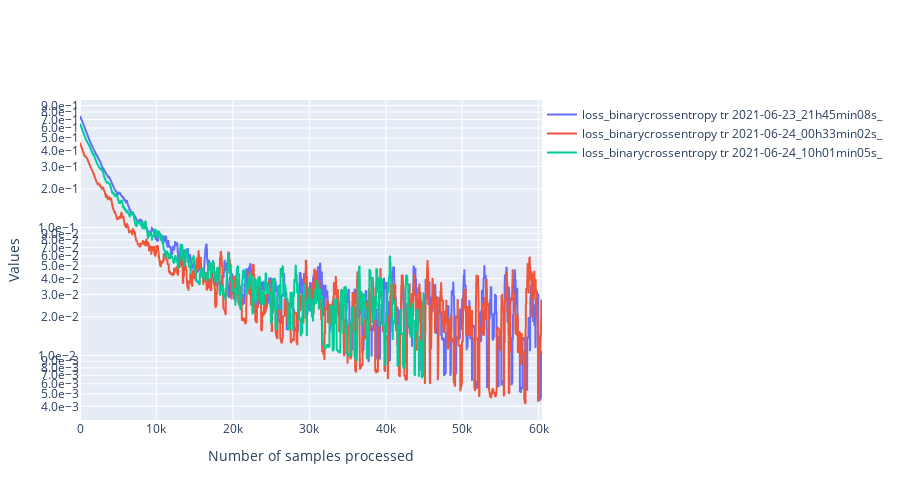

The notebook cell this image was saved under:
### Code cell
filtered_dataframe = data.df
import ipywidgets as widgets
class PersoToggleButton(widgets.ToggleButton):
    def __init__(self,name=None,*args,**kargs):
        super(PersoToggleButton, self).__init__(*args,**kargs)
        self.name = name

compute_width = lambda value:f"{max(len(str(value)) * 12, 60) + 20}px"
list_vertical_widgets = []
dico_changing_widgets_metadata = {}
list_changing_widgets_metrics = []
list_changing_widgets_tr_valid = []
# Widgets for the metadata ------------------------------------------------------------------
label_metadata_filter = "Metadata"
llocalvertwidgets = []
dico_changing_widgets_reorganized = {"metadata":{},"metrics":{},"mode":{}}
for metadata_name in df.columns:

    if metadata_name == "folder_id":
        continue
    possible_values = df[metadata_name].unique()
    label = widgets.Label(metadata_name)
    dico_changing_widgets_reorganized["metadata"][metadata_name] = {str(value):PersoToggleButton(
        value=True,
        description=str(value),
        disabled=False,
        button_style='', # 'success', 'info', 'warning', 'danger' or ''
        tooltip='',
        icon='check',
        layout = widgets.Layout(width = compute_width(value), margin='0px 0px 0px 0px'),
        name="metadata|"+metadata_name
    ) for value in possible_values}

    possibilities = list(dico_changing_widgets_reorganized["metadata"][metadata_name].values())
    dico_changing_widgets_metadata[metadata_name] = possibilities
    box = widgets.HBox(layout=widgets.Layout(width='100%',display='inline-flex',flex_flow='row wrap'),width='100%')
    box.overflow_x = 'auto'
    box.children = [label]+possibilities
    llocalvertwidgets.append(box)

box = widgets.VBox(width='100%')
box.children = llocalvertwidgets
list_vertical_widgets.append(box)
# Widgets to select metrics ---------------------------------------------------------------
label_metrics_filter = "Metrics"
dico_changing_widgets_reorganized["metrics"] = {str(metric_name):PersoToggleButton(
        value=True,
        description=metric_name,
        disabled=False,
        button_style='', # 'success', 'info', 'warning', 'danger' or ''
        tooltip='',
        icon='check',
        layout = widgets.Layout(width = compute_width(metric_name), margin='0px 0px 0px 0px'),
        name="metrics"
    )
    for metric_name in available_metrics}
possibilities = list(dico_changing_widgets_reorganized["metrics"].values())
list_changing_widgets_metrics = possibilities
box = widgets.HBox(layout=widgets.Layout(width='100%',display='inline-flex',flex_flow='row wrap'),width='100%')
box.overflow_x = 'auto'
box.children = possibilities
list_vertical_widgets.append(box)

# widgets to select tr or valid ----------------------------------------------------------
label_tr_valid_filter = "Mode_of_training"
possibilities = [PersoToggleButton(
        value=True,
        description=mode,
        disabled=False,
        button_style='', # 'success', 'info', 'warning', 'danger' or ''
        tooltip='',
        icon='check',
        layout = widgets.Layout(width = compute_width(mode), margin='0px 0px 0px 0px'),
        name="mode"
    )
    for mode in ["tr","valid"]]
list_changing_widgets_tr_valid = possibilities
box = widgets.HBox(layout=widgets.Layout(width='100%',display='inline-flex',flex_flow='row wrap'),width='100%')
box.overflow_x = 'auto'
box.children = possibilities
list_vertical_widgets.append(box)

titles = ["Metadata", "Metrics","Mode_of_training"]
l = []
for i,[item,title] in enumerate((zip(list_vertical_widgets,titles))):
    accordion = widgets.Accordion(children=[item],titles=(title,))
    accordion.set_title(0,title)
    accordion.selected_index = 0
    if i == 0:
        accordion.selected_index = None
    l.append(accordion)
# widget for moving average
moving_average = widgets.IntText(
    value=100,
    description='mean_window',
    disabled=False
)
# widget to toggle log scale for the y axis
y_log_scale = widgets.ToggleButton(
        value=True,
        description="logy",
        disabled=False,
        button_style='', # 'success', 'info', 'warning', 'danger' or ''
        tooltip='',
        icon='check',
        layout = widgets.Layout(width = compute_width("logy"), margin='0px 0px 0px 0px')
    )

global_box = widgets.VBox(l+[moving_average,y_log_scale])

# Handlers --------------------------------------------------------------------------------------
from IPython.display import display,clear_output
import plotly.graph_objects as go
import main.src.analysis.tools as tls

def filter_metrics(runs):
    global states
    new_dico = {}
    for f,dico in dico_metrics.items():
        if f not in runs:
            continue
        new_dico[f] = {}
        for metric_name,list_values in dico.items():
            if states["metrics"][metric_name] is True:
                new_dico[f][metric_name] = list_values
    return new_dico
def plot(dico_vals,filtered_dataframe):
    global states
    import numpy as np
    list_scatters = []
    import matplotlib.pyplot as plt
    for run,dico_metrics in dico_vals.items():
        line_dataframe = filtered_dataframe[filtered_dataframe["folder_id"] == run]
        batch_size_tr = line_dataframe["tr_batch_size"].values[0]
        batch_size_valid = line_dataframe["valid_batch_size"].values[0]
        for metric_name,metric_values in dico_metrics.items():
            if metric_name == "loss":
                metric_name = "loss_"+filtered_dataframe[filtered_dataframe["folder_id"] == run]["loss"].values[0]
                access_name = "_loss"
            else:
                access_name = "_values"
            global states
            for mode,state in states["mode"].items():
                if state is False:
                    continue
                batch_size = batch_size_tr if mode == "tr" else batch_size_valid
                if "loss" in metric_name:
                    access_name1 = "attr_"+mode+access_name
                else:
                    access_name1 = mode + access_name
                v = metric_values[access_name1]
                window = int(moving_average.value/batch_size)
                new_values = []
                for i in range(len(v)-window):
                    new_values.append(np.mean(v[i:min(i+window,len(v))]))
                v = np.array(new_values)
                x = np.arange(0,v.shape[0]) * batch_size
                x = pd.Series(x)
                v = pd.Series(v)
                graph = go.Scatter(x=x,y=v,mode='lines',name=f"{metric_name} {mode} {run}",
                                   hovertemplate='Sample n°: %{x}'+f'<br>{metric_name} {mode}<br>{run}:'+' %{y}')
                list_scatters.append(graph)
    plt.clf()
    fig = go.Figure(
        data=list_scatters,
        layout=go.Layout(
            title=go.layout.Title(text=""),
            xaxis_title="Number of samples processed",
            yaxis_title="Values",
            legend=dict(
                orientation="h",
                y=1,
                x=1
            ),
            yaxis={'tickformat':'.1e',},
            width=900,
            height = 500
        ),
    )
    if states["others"]["logy"] is True:
        fig.update_yaxes(type="log")
    clear_output()
    display(global_box)
    fig.show()
states = {"others":{"mean_window":moving_average.value,"logy":False},
          "mode":{"tr":False,"valid":False},
          "metrics":{k:False for k in available_metrics},
          "metadata":{k:{
              str(k1):False for k1 in df[k].unique()
          } for k in df.columns}
          }
def handler(v):
    global query
    if v["name"] == "disabled":
        return
    global states
    try:
        name = "others"
        try:
            name = v["owner"].name
        except:
            pass
        name = name.split("|")
        try:
            new_val = not(v["new"]["value"])
        except:
            new_val = not(v["new"])
    except Exception as e:
        return
    if len(name) == 2:
        states[name[0]][name[1]][v["owner"].description] = not(states[name[0]][name[1]][v["owner"].description])
    else:
        states[name[0]][v["owner"].description] = not(states[name[0]][v["owner"].description])
    runs = filtered_dataframe["folder_id"].unique()
    dico_vals = filter_metrics(runs)
    plot(dico_vals,filtered_dataframe)
    try:
        print(dico_vals['2021-06-20_17h39min55s_']["mae"])
    except:
        pass
    print(metric_name)

for name,liste_w in dico_changing_widgets_metadata.items():
    for w in liste_w:
        w.observe(handler)
for w in list_changing_widgets_metrics:
    w.observe(handler)
list_changing_widgets_metrics[-1].value = True
for w in list_changing_widgets_tr_valid:
    w.observe(handler)
for w in [moving_average,y_log_scale]:
    w.observe(handler)
global_box

### Figure 1 — Plotly figure (JSON) as saved in the notebook; plotly's stock layout.template omitted (floating-point values rounded to 4 significant figures; data arrays with more than 128 entries replaced by an {"elided": "..."} marker saying what was removed)
{"data": [{"hovertemplate": "Sample n°: %{x}<br>loss_binarycrossentropy tr<br>2021-06-23_21h45min08s_: %{y}", "mode": "lines", "name": "loss_binarycrossentropy tr 2021-06-23_21h45min08s_", "type": "scatter", "x": {"elided": "6045 int values"}, "y": {"elided": "6045 float values"}}, {"hovertemplate": "Sample n°: %{x}<br>loss_binarycrossentropy tr<br>2021-06-24_00h33min02s_: %{y}", "mode": "lines", "name": "loss_binarycrossentropy tr 2021-06-24_00h33min02s_", "type": "scatter", "x": {"elided": "6045 int values"}, "y": {"elided": "6045 float values"}}, {"hovertemplate": "Sample n°: %{x}<br>loss_binarycrossentropy tr<br>2021-06-24_10h01min05s_: %{y}", "mode": "lines", "name": "loss_binarycrossentropy tr 2021-06-24_10h01min05s_", "type": "scatter", "x": {"elided": "4495 int values"}, "y": {"elided": "4495 float values"}}], "layout": {"height": 500, "legend": {"orientation": "h", "x": 1, "y": 1}, "title": {"text": ""}, "width": 900, "xaxis": {"title": {"text": "Number of samples processed"}}, "yaxis": {"tickformat": ".1e", "title": {"text": "Values"}, "type": "log"}}}
